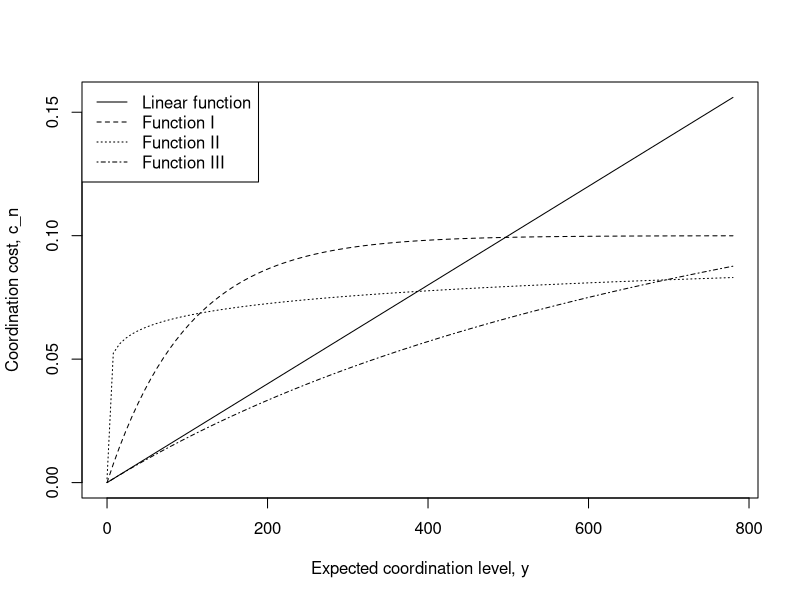

Here is the R script that generated this plot:
dev.new()
curve(0.0002*x, xlim= c(0, 20*39), xlab= "Expected coordination level, y", ylab="Coordination cost, c_n")
curve(0.1*(1-exp(-0.01*x)), add=T, lty=2)
curve(0.1*(0.0002*x)^0.1, add=T, lty=3)
curve(0.0002*(x/(1+0.001*x)), add=T, lty=4)
legend("topleft", legend=c("Linear function", "Function I", "Function II", "Function III"), lty=c(1,2,3,4))
